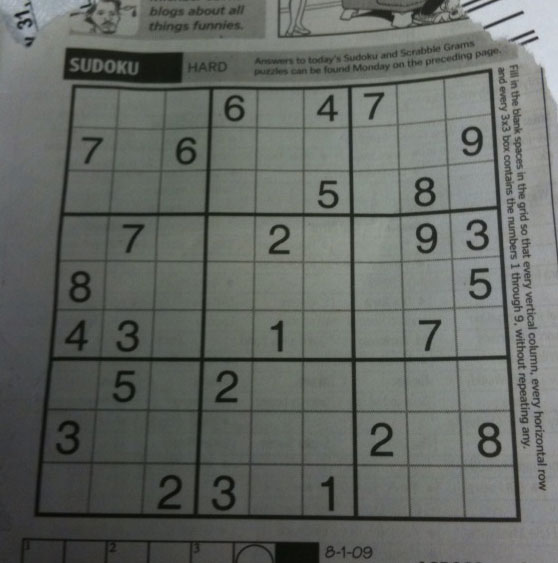
#> input picture images/dave.jpg, 558 x 563 px
$ python edgedetectors.py   (older library calls are emulated)
#> lines starting #> are read from the running program, lines starting #| are printed output that depends on the picture
import cv2
import numpy as np
import matplotlib
import matplotlib.pyplot as plt
# [4 lines of commented-out code are left out]

img = cv2.imread('images/dave.jpg')
#> img is the input picture: shape (563, 558, 3); mean B, G, R 99.5, 104.1, 100
# converting to gray scale
gray = cv2.cvtColor(img, cv2.COLOR_BGR2GRAY)

# remove noise
img = cv2.GaussianBlur(gray,(3,3),0)
#> img: shape (563, 558)

laplacian = cv2.Laplacian(img,cv2.CV_64F)
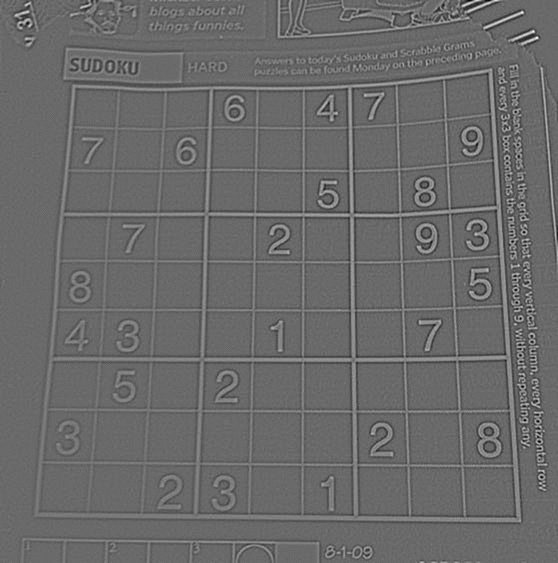
#> laplacian: shape (563, 558) float64; min -57, max 80, mean 0; drawn with min black and max white
sobelx = cv2.Sobel(img,cv2.CV_64F,1,0,ksize=5)
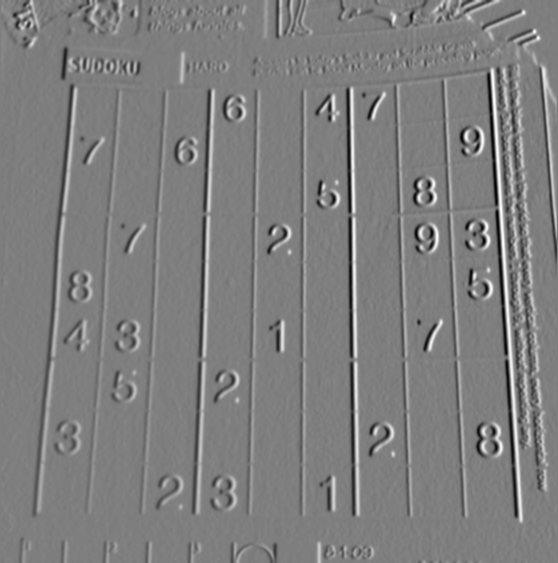
#> sobelx: shape (563, 558) float64; min -4008, max 4077, mean 16; drawn with min black and max white
sobely = cv2.Sobel(img,cv2.CV_64F,0,1,ksize=5)
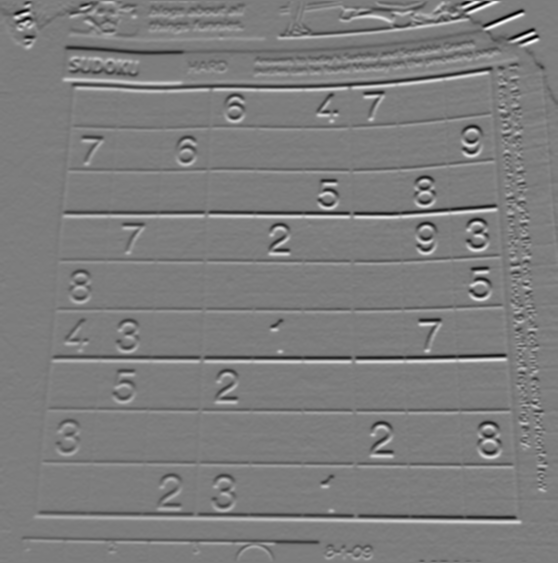
#> sobely: shape (563, 558) float64; min -4765, max 4901, mean -12.3; drawn with min black and max white
edges = cv2.Canny(img,100,200)
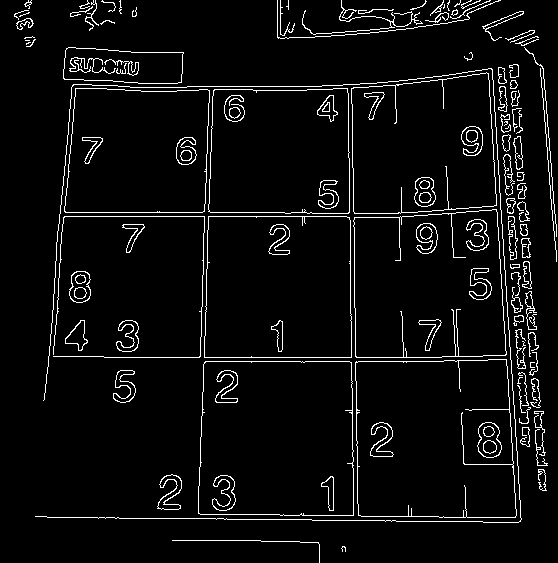
#> edges: shape (563, 558); 5.1% white in thin lines or dots

plt.subplot(2,3,1),plt.imshow(img,cmap = 'gray')
plt.title('Original'),plt.xticks([]),plt.yticks([])
plt.subplot(2,3,2),plt.imshow(laplacian,cmap = 'gray')
plt.title('Laplacian'),plt.xticks([]),plt.yticks([])
plt.subplot(2,3,3),plt.imshow(sobelx,cmap = 'gray')
plt.title('Sobel X'),plt.xticks([]),plt.yticks([])
plt.subplot(2,3,4),plt.imshow(sobely,cmap = 'gray')
plt.title('Sobel Y'),plt.xticks([]),plt.yticks([])
plt.subplot(2,3,5),plt.imshow(edges,cmap = 'gray')
plt.title('Canny'),plt.xticks([]),plt.yticks([])
plt.show()

$ run again, with images/7-5%_1750_centro_1.jpg copied over images/dave.jpg
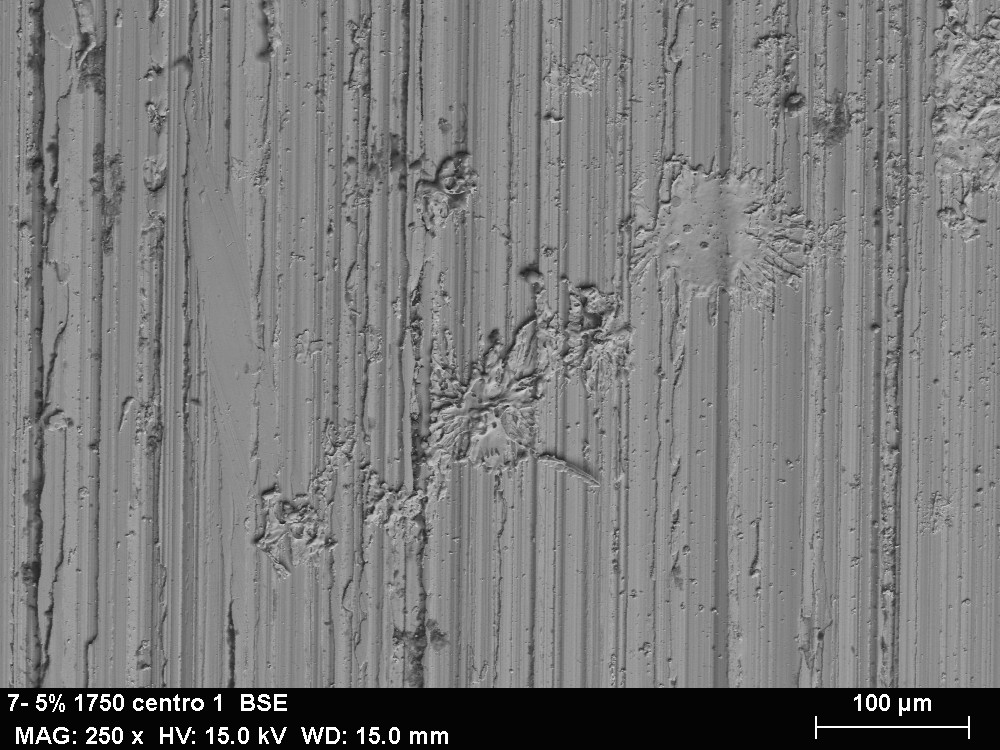
#> input picture images/7-5%_1750_centro_1.jpg, 1000 x 750 px
#> img is the input picture: shape (750, 1000, 3); min 0, max 255, mean 122.7
#> img: shape (750, 1000)
#> `sobely = cv2.Sobel(img,cv2.CV_64F,0,1,ksize=5)`:
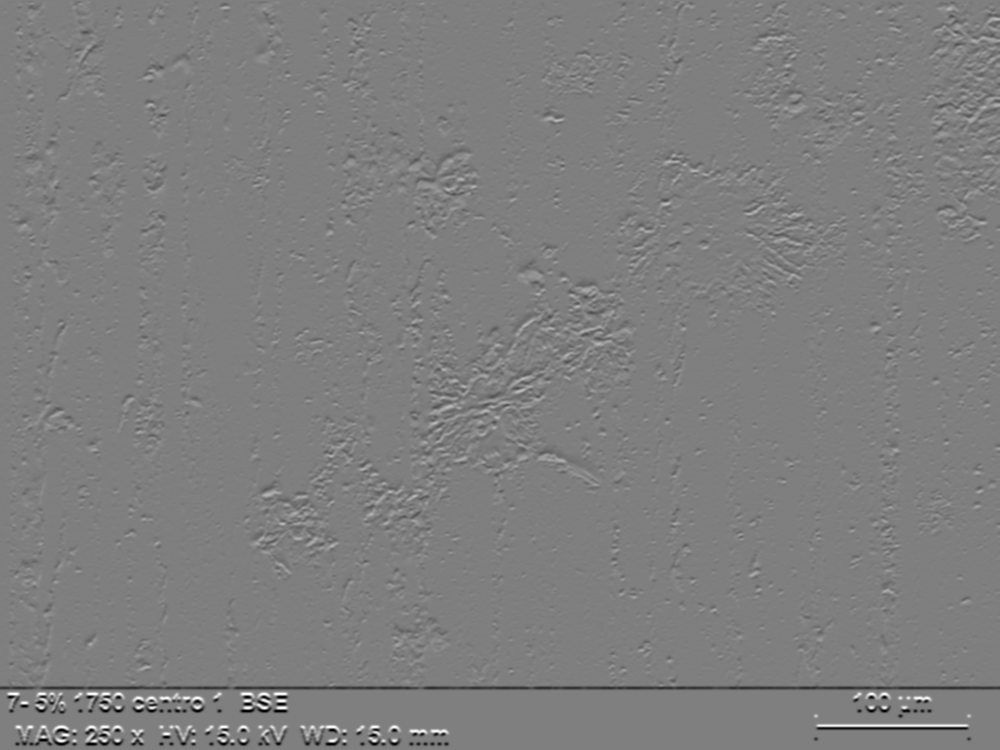
#> sobely: shape (750, 1000) float64; min -10030, max 10064, mean -21.5; drawn with min black and max white
#> `edges = cv2.Canny(img,100,200)`:
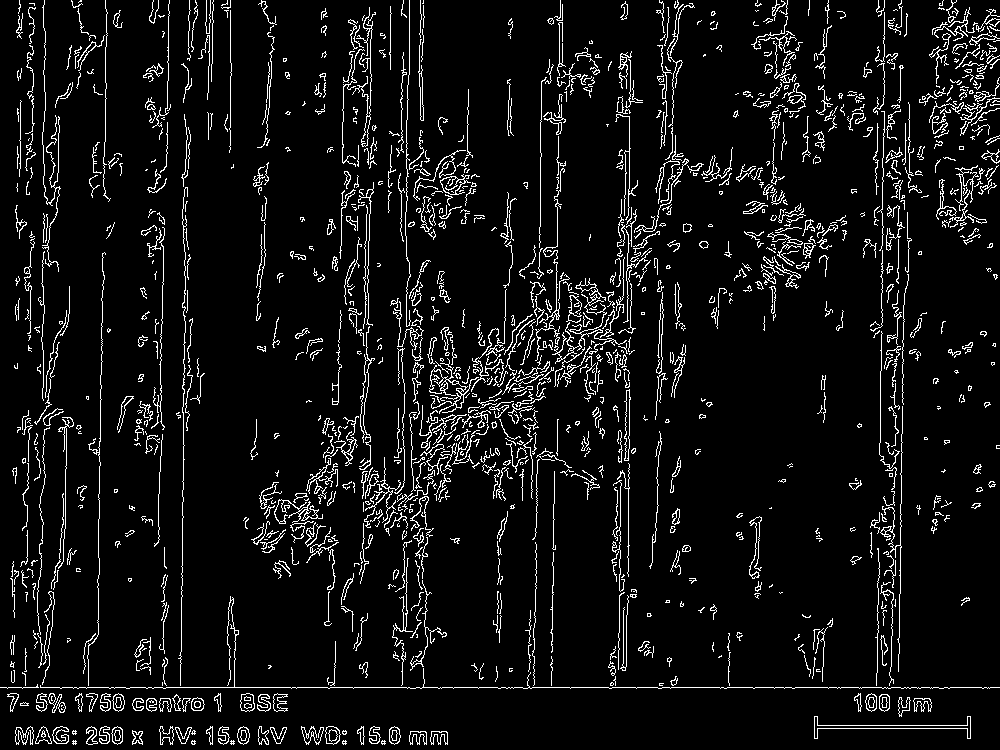
#> edges: shape (750, 1000); 6.9% white in thin lines or dots

$ run again, with images/7-5%_1750_centro_6.jpg copied over images/dave.jpg
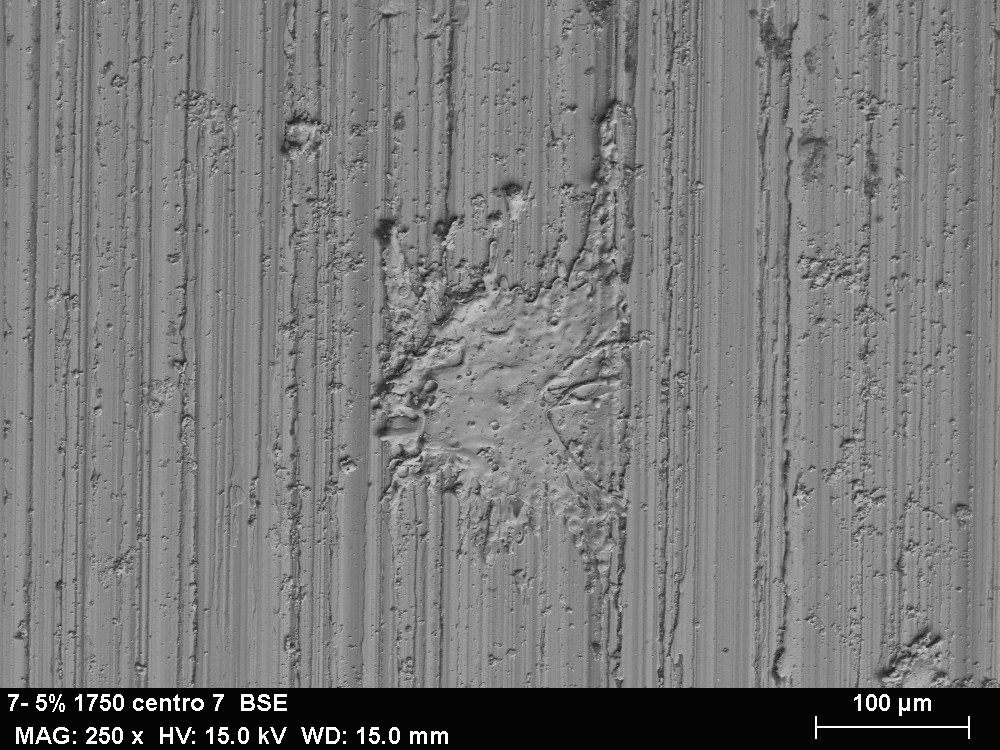
#> input picture images/7-5%_1750_centro_6.jpg, 1000 x 750 px
#> img is the input picture: shape (750, 1000, 3); min 0, max 255, mean 121.5
#> img: shape (750, 1000)
#> `laplacian = cv2.Laplacian(img,cv2.CV_64F)`:
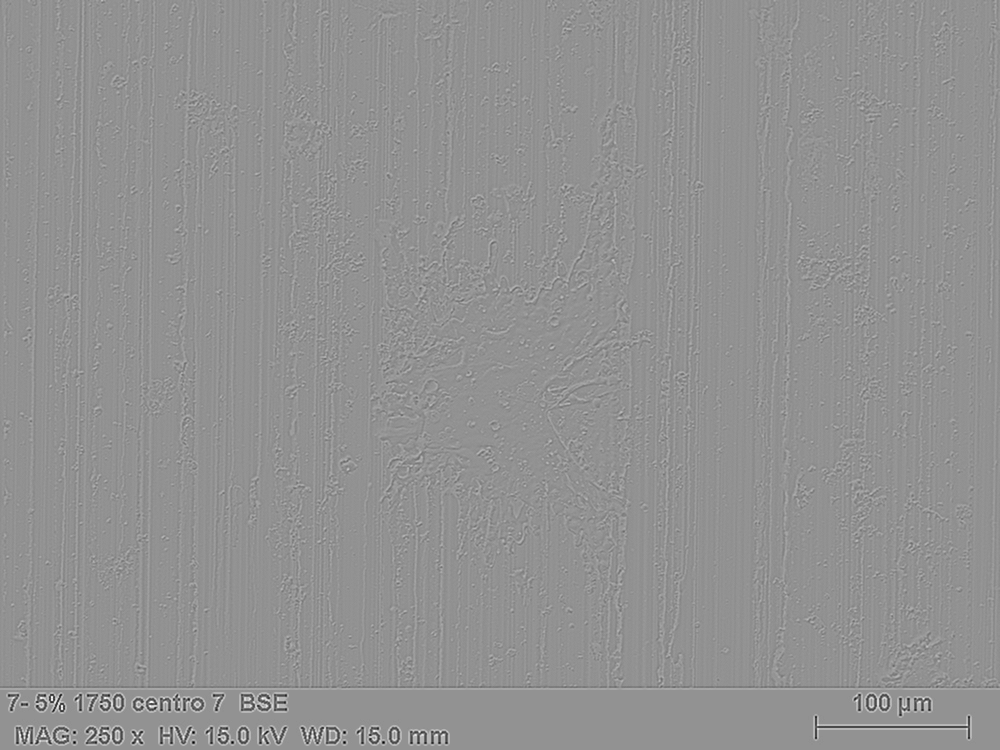
#> laplacian: shape (750, 1000) float64; min -252, max 188, mean 0; drawn with min black and max white
#> `edges = cv2.Canny(img,100,200)`:
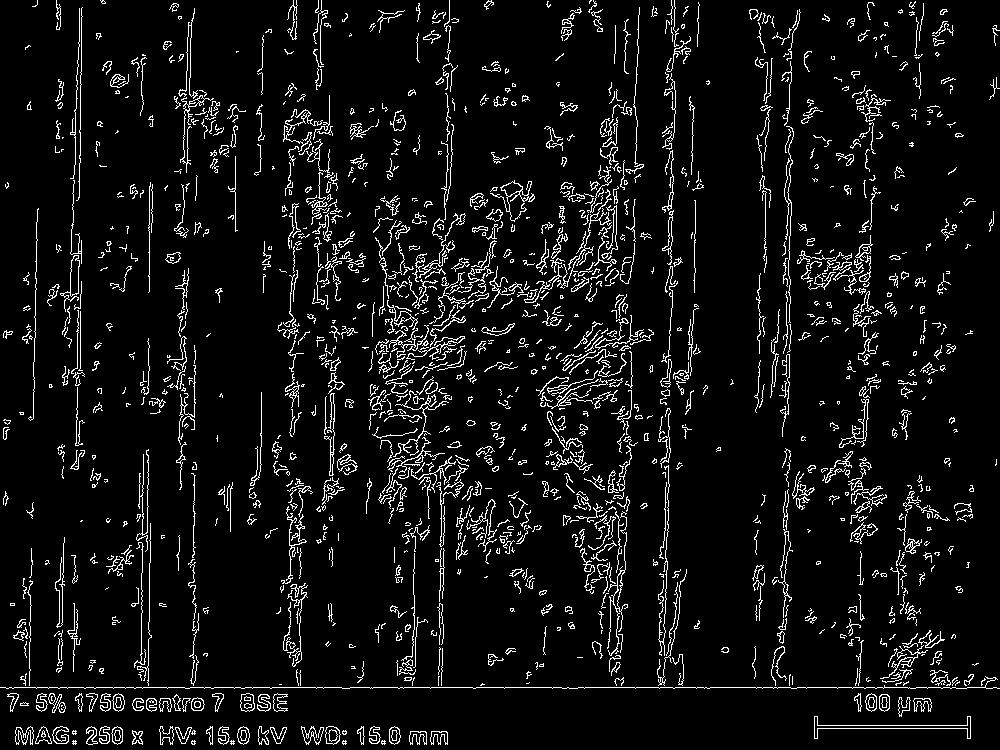
#> edges: shape (750, 1000); 6.7% white in thin lines or dots
